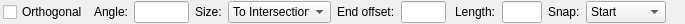
<?xml version="1.0" encoding="UTF-8"?>
<ui version="4.0">
 <class>LC_LineFromPointToLineOptions</class>
 <widget class="QWidget" name="LC_LineFromPointToLineOptions">
  <property name="geometry">
   <rect>
    <x>0</x>
    <y>0</y>
    <width>685</width>
    <height>24</height>
   </rect>
  </property>
  <property name="windowTitle">
   <string>Form</string>
  </property>
  <layout class="QGridLayout" name="gridLayout">
   <property name="leftMargin">
    <number>3</number>
   </property>
   <property name="topMargin">
    <number>1</number>
   </property>
   <property name="rightMargin">
    <number>3</number>
   </property>
   <property name="bottomMargin">
    <number>1</number>
   </property>
   <item row="0" column="11">
    <spacer name="horizontalSpacer">
     <property name="orientation">
      <enum>Qt::Horizontal</enum>
     </property>
     <property name="sizeType">
      <enum>QSizePolicy::MinimumExpanding</enum>
     </property>
     <property name="sizeHint" stdset="0">
      <size>
       <width>0</width>
       <height>20</height>
      </size>
     </property>
    </spacer>
   </item>
   <item row="0" column="1">
    <widget class="QLabel" name="lblAngle">
     <property name="text">
      <string>Angle:</string>
     </property>
    </widget>
   </item>
   <item row="0" column="3">
    <widget class="QLabel" name="label_3">
     <property name="text">
      <string>Size:</string>
     </property>
    </widget>
   </item>
   <item row="0" column="0">
    <widget class="QCheckBox" name="cbOrthogonal">
     <property name="text">
      <string>Orthogonal</string>
     </property>
    </widget>
   </item>
   <item row="0" column="2">
    <widget class="QLineEdit" name="leAngle">
     <property name="minimumSize">
      <size>
       <width>30</width>
       <height>0</height>
      </size>
     </property>
     <property name="maximumSize">
      <size>
       <width>60</width>
       <height>16777215</height>
      </size>
     </property>
    </widget>
   </item>
   <item row="0" column="10">
    <widget class="QLabel" name="label_4">
     <property name="text">
      <string/>
     </property>
    </widget>
   </item>
   <item row="0" column="4">
    <widget class="QComboBox" name="cbSizeMode">
     <property name="sizePolicy">
      <sizepolicy hsizetype="Preferred" vsizetype="Fixed">
       <horstretch>0</horstretch>
       <verstretch>0</verstretch>
      </sizepolicy>
     </property>
     <property name="minimumSize">
      <size>
       <width>100</width>
       <height>0</height>
      </size>
     </property>
     <item>
      <property name="text">
       <string>To Intersection</string>
      </property>
     </item>
     <item>
      <property name="text">
       <string>Fixed Length</string>
      </property>
     </item>
    </widget>
   </item>
   <item row="0" column="5">
    <widget class="QFrame" name="frmOffset">
     <property name="frameShape">
      <enum>QFrame::NoFrame</enum>
     </property>
     <property name="frameShadow">
      <enum>QFrame::Raised</enum>
     </property>
     <layout class="QGridLayout" name="gridLayout_3">
      <property name="leftMargin">
       <number>0</number>
      </property>
      <property name="topMargin">
       <number>0</number>
      </property>
      <property name="rightMargin">
       <number>0</number>
      </property>
      <property name="bottomMargin">
       <number>0</number>
      </property>
      <item row="0" column="0">
       <widget class="QLabel" name="lblOffset">
        <property name="text">
         <string>End offset:</string>
        </property>
       </widget>
      </item>
      <item row="0" column="1">
       <widget class="QLineEdit" name="leOffset">
        <property name="sizePolicy">
         <sizepolicy hsizetype="Preferred" vsizetype="Fixed">
          <horstretch>0</horstretch>
          <verstretch>0</verstretch>
         </sizepolicy>
        </property>
        <property name="minimumSize">
         <size>
          <width>30</width>
          <height>0</height>
         </size>
        </property>
        <property name="maximumSize">
         <size>
          <width>50</width>
          <height>16777215</height>
         </size>
        </property>
       </widget>
      </item>
     </layout>
    </widget>
   </item>
   <item row="0" column="7">
    <widget class="QFrame" name="frmLength">
     <property name="sizePolicy">
      <sizepolicy hsizetype="Minimum" vsizetype="Minimum">
       <horstretch>0</horstretch>
       <verstretch>0</verstretch>
      </sizepolicy>
     </property>
     <property name="frameShape">
      <enum>QFrame::NoFrame</enum>
     </property>
     <property name="frameShadow">
      <enum>QFrame::Raised</enum>
     </property>
     <layout class="QGridLayout" name="gridLayout_2">
      <property name="leftMargin">
       <number>3</number>
      </property>
      <property name="topMargin">
       <number>0</number>
      </property>
      <property name="rightMargin">
       <number>3</number>
      </property>
      <property name="bottomMargin">
       <number>0</number>
      </property>
      <item row="1" column="3">
       <widget class="QComboBox" name="cbSnap">
        <property name="sizePolicy">
         <sizepolicy hsizetype="MinimumExpanding" vsizetype="Fixed">
          <horstretch>0</horstretch>
          <verstretch>0</verstretch>
         </sizepolicy>
        </property>
        <property name="minimumSize">
         <size>
          <width>80</width>
          <height>0</height>
         </size>
        </property>
        <property name="maximumSize">
         <size>
          <width>80</width>
          <height>16777215</height>
         </size>
        </property>
        <item>
         <property name="text">
          <string>Start</string>
         </property>
        </item>
        <item>
         <property name="text">
          <string>Middle</string>
         </property>
        </item>
        <item>
         <property name="text">
          <string>End</string>
         </property>
        </item>
       </widget>
      </item>
      <item row="1" column="0">
       <widget class="QLabel" name="lblLength">
        <property name="sizePolicy">
         <sizepolicy hsizetype="Minimum" vsizetype="Preferred">
          <horstretch>0</horstretch>
          <verstretch>0</verstretch>
         </sizepolicy>
        </property>
        <property name="text">
         <string>Length:</string>
        </property>
       </widget>
      </item>
      <item row="1" column="1">
       <widget class="QLineEdit" name="leLength">
        <property name="sizePolicy">
         <sizepolicy hsizetype="Preferred" vsizetype="Fixed">
          <horstretch>0</horstretch>
          <verstretch>0</verstretch>
         </sizepolicy>
        </property>
        <property name="minimumSize">
         <size>
          <width>30</width>
          <height>0</height>
         </size>
        </property>
        <property name="maximumSize">
         <size>
          <width>40</width>
          <height>16777215</height>
         </size>
        </property>
       </widget>
      </item>
      <item row="1" column="2">
       <widget class="QLabel" name="label_2">
        <property name="text">
         <string>Snap:</string>
        </property>
       </widget>
      </item>
      <item row="1" column="4">
       <spacer name="horizontalSpacer_2">
        <property name="orientation">
         <enum>Qt::Horizontal</enum>
        </property>
        <property name="sizeType">
         <enum>QSizePolicy::Expanding</enum>
        </property>
        <property name="sizeHint" stdset="0">
         <size>
          <width>0</width>
          <height>20</height>
         </size>
        </property>
       </spacer>
      </item>
     </layout>
    </widget>
   </item>
  </layout>
 </widget>
 <resources/>
 <connections/>
</ui>
